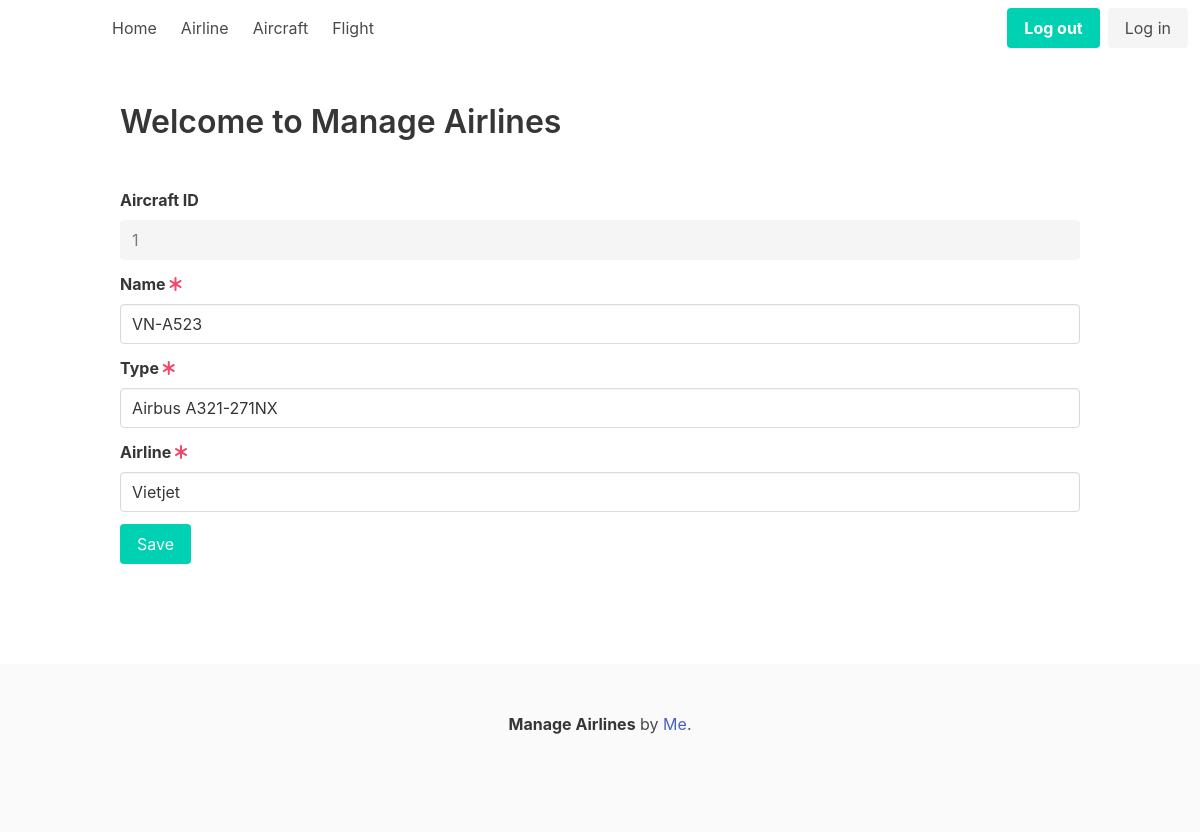
The app's page /aircraft/edit/1 with its own data.
### models/model.py (models this page shows)
class Base(DeclarativeBase):
    pass

class AirCraftModel(Base):
    __tablename__ = "aircraft"
    aircraft_id = Column(Integer, primary_key=True)
    name = Column(String, nullable=False)
    airline_id = Column(Integer, ForeignKey("airline.airline_id"))
    type = Column(String, nullable=False)
    airline: Mapped["AirlineModel"] = relationship(back_populates="aircrafts")
    flights: Mapped[List["FlightModel"]] = relationship(back_populates="aircraft")

### app.py (the view)
@app.route('/aircraft/edit/<int:id>', methods=['GET', 'POST'])
def route_aircraft_edit(id):
    return aircraft_edit_action(session, id)

### forms/aircraft.py
class AircraftForm(FlaskForm):
    aircraft_id = StringField("Aircraft ID")
    name = StringField("Name", validators=[DataRequired()])
    type = StringField("Type", validators=[DataRequired()])
    airline_id = SelectField("Airline", choices=[], validators=[DataRequired()])

### aircraft.py (called while the page is built)
def aircraft_edit_action(session, id):
    aircraft = session.execute(select(AirCraftModel).where(AirCraftModel.aircraft_id == id)).scalar_one()
    form = AircraftForm(obj=aircraft)
    form.airline_id.choices = [(airline.airline_id, airline.name) for airline in session.execute(select(AirlineModel)).scalars().all()]
    if form.validate_on_submit():
        form.populate_obj(aircraft)
        session.commit()
        return redirect(url_for('route_aircraft'))
    return render_template('aircraft_edit.html', form=form)

### templates/aircraft_edit.html (shortened to what this page needs)
{% extends "base.html" %} {% block content %}
<form method="post">
  <div class="field">
    <label class="label"> {{ form.aircraft_id.label }} </label>
    <div class="control is-disabled">
      {{ form.aircraft_id(class="input", disabled=True) }}
    </div>
  </div>
  <div class="field">
    <label class="label">
      {{ form.name.label }}
      <i class="fas fa-asterisk has-text-danger"></i>
    </label>
    <div class="control has-icons-right">{{ form.name(class="input") }}</div>
  </div>
  <div class="field">
    <label class="label">
      {{ form.type.label }}
      <i class="fas fa-asterisk has-text-danger"></i>
    </label>
    <div class="control has-icons-right">{{ form.type(class="input") }}</div>
  </div>
  <div class="field">
    <label class="label">
      {{ form.airline_id.label }}
      <i class="fas fa-asterisk has-text-danger"></i>
    </label>
    <div class="control has-icons-right">
      {{ form.airline_id(class="input") }}
    </div>
  </div>
  <button type="submit" class="button is-primary">Save</button>
</form>
{% endblock %}

### records on screen
AirCraftModel: aircraft_id "1", name "VN-A523", type "Airbus A321-271NX", airline_id "Vietjet"
